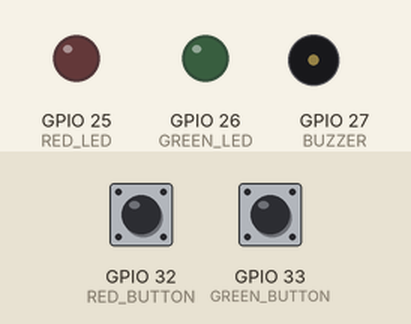
This sketch was run on a simulated ESP32. Shown: output pins drawn as LEDs (lit = HIGH), buzzer (waves = sounding). Inputs (shaded band) come from the test bench; at power-on: GPIO 32 (RED_BUTTON) HIGH, GPIO 33 (GREEN_BUTTON) HIGH. Random numbers use the default seed unless the sketch sets one.

Above: at 2.1 s.
2.2 s: GPIO 32 (RED_BUTTON) pulled LOW for 0.15 s
At 4.19 s:
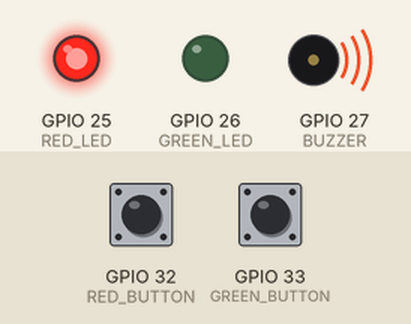
5.3 s: GPIO 33 (GREEN_BUTTON) pulled LOW for 1 s
At 6.1 s:
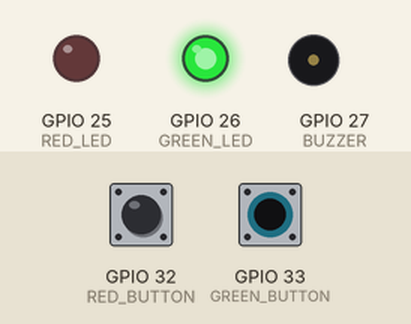
8.3 s: GPIO 33 (GREEN_BUTTON) pulled LOW for 3.2 s
At 12.7 s:
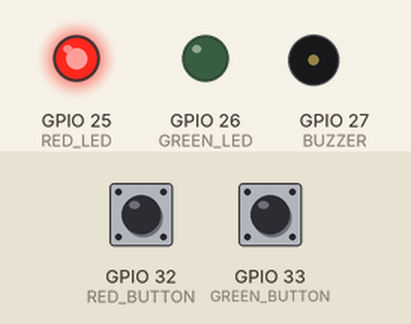
13.0 s: GPIO 32 (RED_BUTTON) pulled LOW for 3.2 s
Timing chart, 0 to 18.7 s (numbered marks = the images above; inputs shaded):
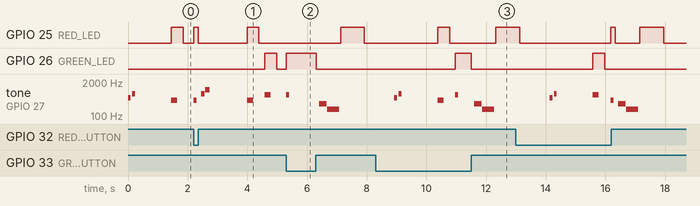

The sketch:

main.ino
```cpp
// ===== PINS =====
const int RED_LED = 25;
const int GREEN_LED = 26;

const int RED_BUTTON = 32;
const int GREEN_BUTTON = 33;

const int BUZZER = 27;

// ===== GAME =====
const int WIN_SCORE = 15;

int sequence[WIN_SCORE];
int currentLength = 1;


// =========================
// SETUP
// =========================
void setup() {

  pinMode(RED_LED, OUTPUT);
  pinMode(GREEN_LED, OUTPUT);

  pinMode(RED_BUTTON, INPUT_PULLUP);
  pinMode(GREEN_BUTTON, INPUT_PULLUP);

  pinMode(BUZZER, OUTPUT);

  // Makes random sequence less predictable
  randomSeed(micros());

  startGame();
}


// =========================
// MAIN LOOP
// =========================
void loop() {

  showSequence();

  bool correct = playerTurn();

  if (correct) {

    playCorrect();

    // Did they reach 15?
    if (currentLength >= WIN_SCORE) {
      playWin();

      // Flash both LEDs
      for (int i = 0; i < 5; i++) {
        digitalWrite(RED_LED, HIGH);
        digitalWrite(GREEN_LED, HIGH);
        delay(200);

        digitalWrite(RED_LED, LOW);
        digitalWrite(GREEN_LED, LOW);
        delay(200);
      }

      delay(2000);
      startGame();
    }

    else {
      currentLength++;
      delay(700);
    }
  }

  else {

    playWrong();

    digitalWrite(RED_LED, HIGH);
    delay(800);
    digitalWrite(RED_LED, LOW);

    delay(1000);

    startGame();
  }
}


// =========================
// START / RESET GAME
// =========================
void startGame() {

  currentLength = 1;

  // Create full 15-step sequence
  for (int i = 0; i < WIN_SCORE; i++) {
    sequence[i] = random(0, 2);
  }

  // Starting sound
  tone(BUZZER, 500, 100);
  delay(150);
  tone(BUZZER, 700, 100);

  delay(800);
}


// =========================
// SHOW MEMORY SEQUENCE
// =========================
void showSequence() {

  delay(500);

  for (int i = 0; i < currentLength; i++) {

    if (sequence[i] == 0) {

      // RED
      digitalWrite(RED_LED, HIGH);
      tone(BUZZER, 400, 200);

      delay(400);

      digitalWrite(RED_LED, LOW);
    }

    else {

      // GREEN
      digitalWrite(GREEN_LED, HIGH);
      tone(BUZZER, 650, 200);

      delay(400);

      digitalWrite(GREEN_LED, LOW);
    }

    delay(200);
  }
}


// =========================
// PLAYER INPUT
// =========================
bool playerTurn() {

  for (int i = 0; i < currentLength; i++) {

    int playerChoice = waitForButton();

    if (playerChoice != sequence[i]) {
      return false;
    }
  }

  return true;
}


// =========================
// WAIT FOR BUTTON PRESS
// =========================
int waitForButton() {

  while (true) {

    // RED button
    if (digitalRead(RED_BUTTON) == LOW) {

      digitalWrite(RED_LED, HIGH);
      tone(BUZZER, 400, 100);

      delay(150);

      // Wait until released
      while (digitalRead(RED_BUTTON) == LOW) {
        delay(10);
      }

      digitalWrite(RED_LED, LOW);

      delay(100);

      return 0;
    }


    // GREEN button
    if (digitalRead(GREEN_BUTTON) == LOW) {

      digitalWrite(GREEN_LED, HIGH);
      tone(BUZZER, 650, 100);

      delay(150);

      // Wait until released
      while (digitalRead(GREEN_BUTTON) == LOW) {
        delay(10);
      }

      digitalWrite(GREEN_LED, LOW);

      delay(100);

      return 1;
    }
  }
}


// =========================
// CORRECT SOUND
// =========================
void playCorrect() {

  tone(BUZZER, 700, 120);
  delay(140);

  tone(BUZZER, 1000, 150);
  delay(200);
}


// =========================
// WRONG SOUND
// =========================
void playWrong() {

  tone(BUZZER, 300, 250);
  delay(270);

  tone(BUZZER, 180, 400);
  delay(450);
}


// =========================
// WINNING SOUND
// =========================
void playWin() {

  tone(BUZZER, 523, 150);
  delay(180);

  tone(BUZZER, 659, 150);
  delay(180);

  tone(BUZZER, 784, 150);
  delay(180);

  tone(BUZZER, 1047, 500);
  delay(550);
}
```

Measured:
- after the input at 2.2 s, GPIO 25 (RED_LED): LOW → HIGH at once, → LOW 0.15 s later, → HIGH 1.6 s later, → LOW 0.40 s later; GPIO 26 (GREEN_LED): LOW → HIGH after 2.4 s, → LOW 0.40 s later; tone on GPIO 27 (BUZZER): plays 400 Hz for 0.10 s, 700 Hz for 0.12 s, 1000 Hz for 0.15 s, 400 Hz for 0.20 s, 650 Hz for 0.20 s, starting at once
- after the input at 5.3 s, GPIO 25 (RED_LED): LOW → HIGH after 1.8 s, → LOW 0.80 s later; GPIO 26 (GREEN_LED): LOW → HIGH at once, → LOW 1.0 s later; tone on GPIO 27 (BUZZER): plays 650 Hz for 0.10 s, 300 Hz for 0.25 s, 180 Hz for 0.40 s, starting at once
- after the input at 8.3 s, GPIO 26 (GREEN_LED): LOW → HIGH after 2.7 s, → LOW 0.53 s later
- by itself, tone on GPIO 27 (BUZZER): plays 500 Hz for 0.10 s, 700 Hz for 0.10 s, 400 Hz for 0.20 s
